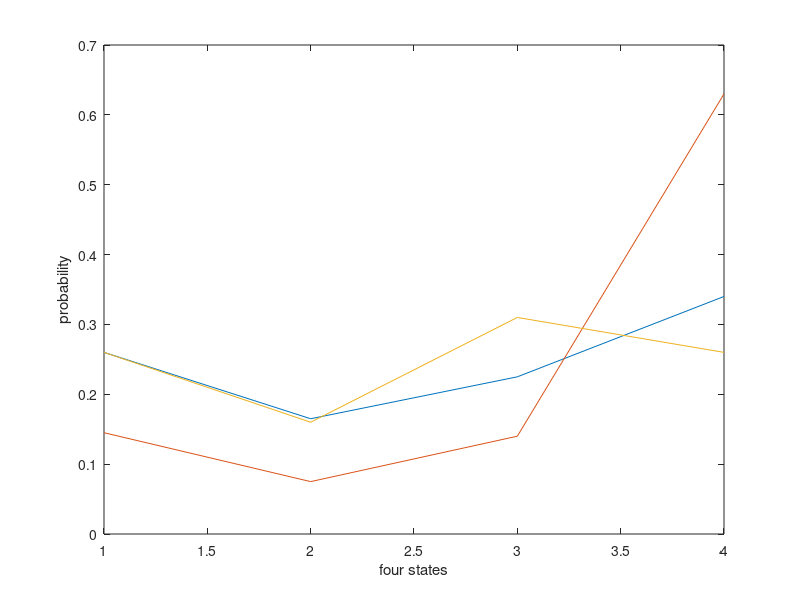

MATLAB code to generate this figure:
% Problem 1
clear all;
K=200;      % 200 time steps
M=3;        % 3 samples
N=4;        % 4 states
pi=[0.2 0.2 0.5 0.1;0.2 0.3 0.4 0.1;0.4 0.2 0.3 0.1;0.1 0.0 0.0 0.9];
rand('seed',0);

for j=1:M
    i=randsample(1:4,1);
    for k=2:K-1
       x(k+1,j)= randsample(1:4,1,true,pi(i,:));
       i=x(k+1,j);
    end
   j=j+1;
end

for m=1:M
  freq(:,m)=histc(x(:,m),1:N);
end
y=freq./200;
figure (1);
plot(y);
xlabel('four states');
ylabel('probability');



   



